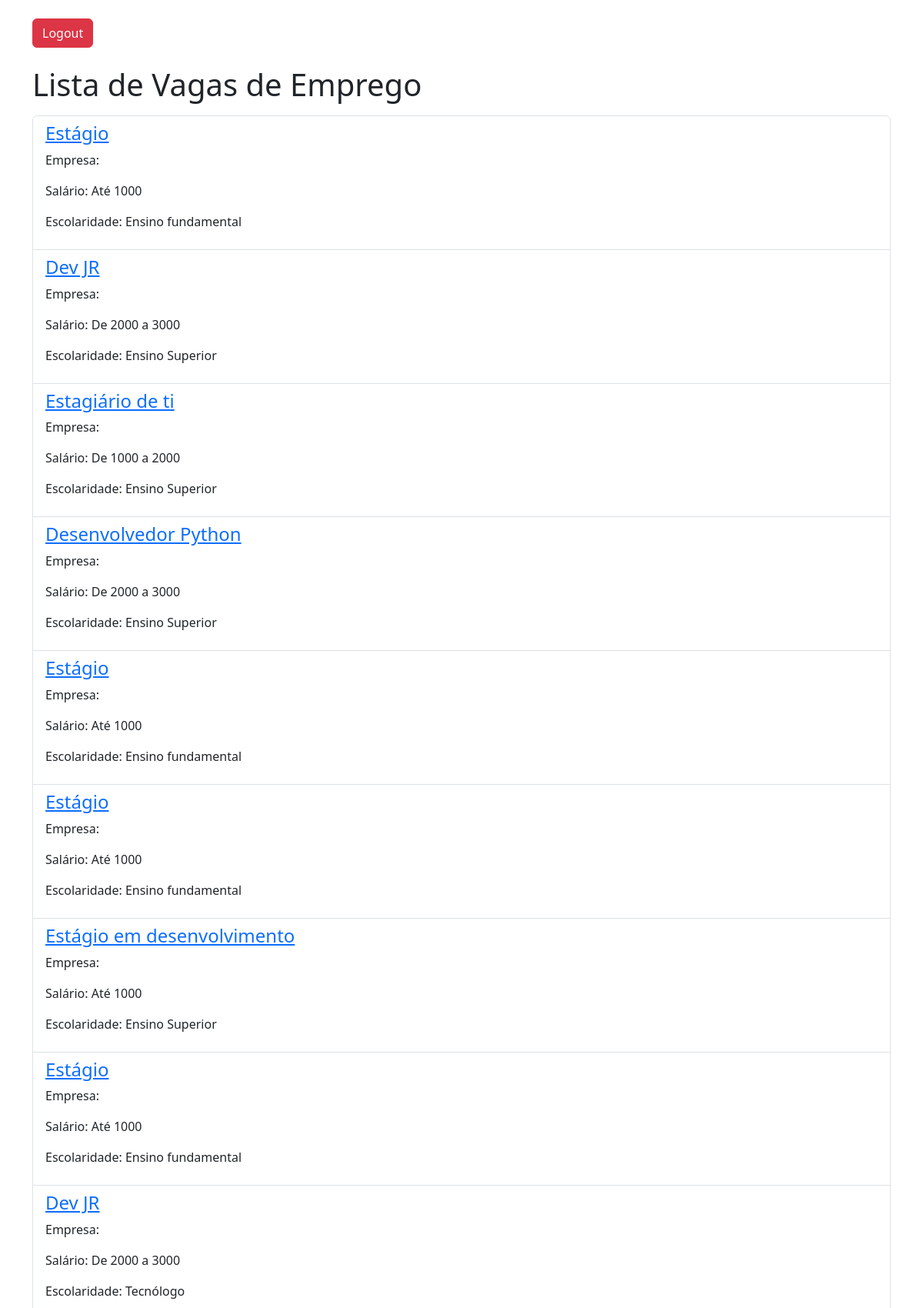
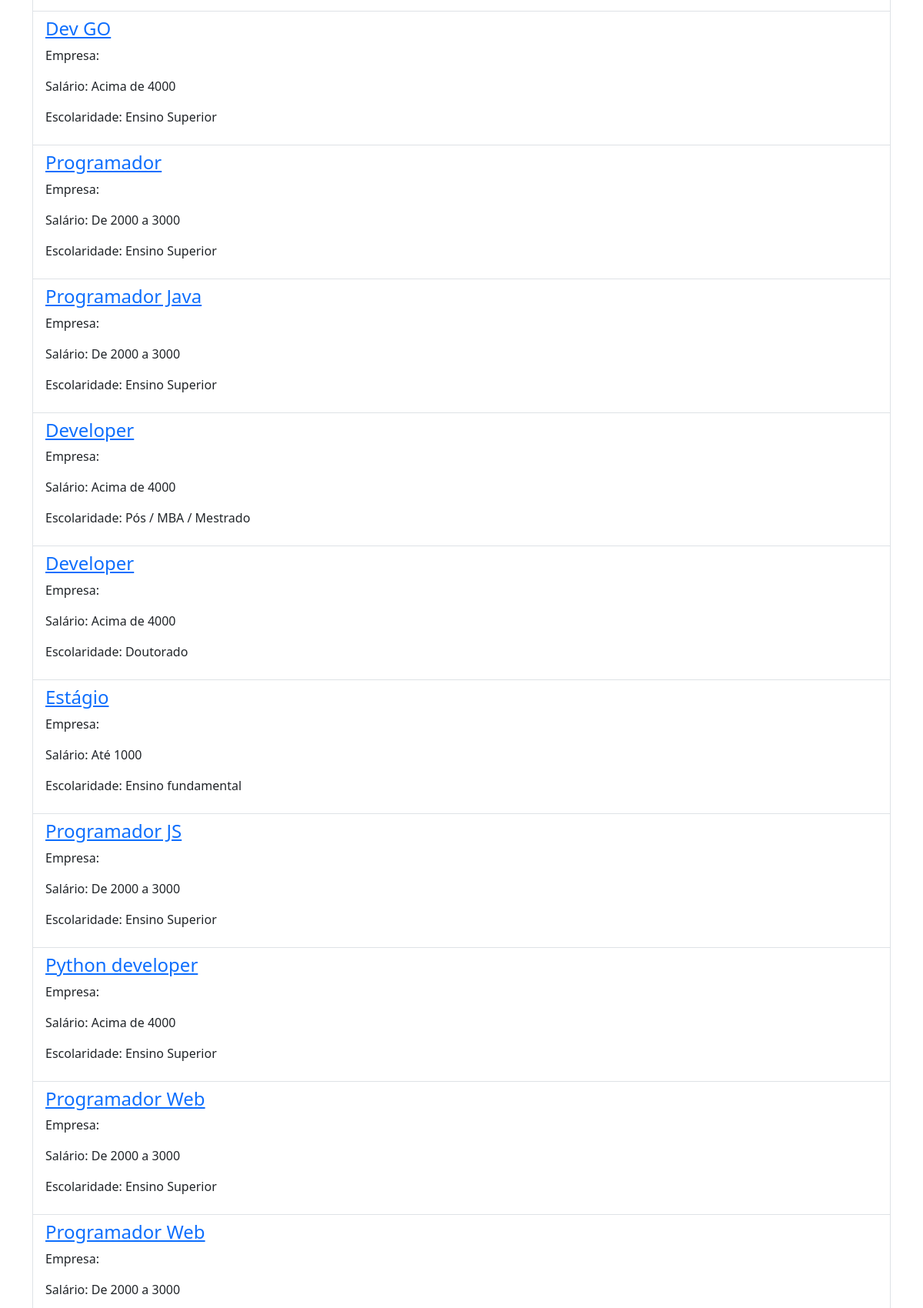
Screenshot of /candidatos/vagas/ (signed in, upper part) with the database file from the repository (2 pictures, top to bottom).
### empresas/models.py (models this page shows, shortened)
class Vagas(models.Model):
    empresa = models.CharField(max_length=100)
    titulo = models.CharField(max_length=150)
    salario = models.CharField(max_length=50)
    escolaridade = models.CharField(max_length=50)

### candidatos/views.py (the view)
# urls.py: path("vagas/", views.vagas_home, name="vagas_home"),
@login_required(login_url="/")
@has_role_decorator("candidato")
def vagas_home(request):
    vagas = Vagas.objects.all()
    return render(request, "candidatos/vagas_home.html", {"vagas": vagas})

### candidatos/templates/candidatos/vagas_home.html (shortened to what this page needs)
{% extends 'base.html' %}
{% block content %}
    <div class="container mt-4">
        <div class="d-flex justify-content-between">
            <a href="{% url 'logout_view' %}" class="btn btn-danger">Logout</a>
        </div>
        <br>
        <h1 class="mb-3">Lista de Vagas de Emprego</h1>
        <ul class="list-group">
            {% for vaga in vagas %}
            <li class="list-group-item">
                <a href="{{vaga.id}}"><h4>{{ vaga.titulo }}</h4></a>
                <p>Empresa: {{vaga.empresa }}</p>
                <p>Salário: {{ vaga.salario }}</p>
                <p>Escolaridade: {{ vaga.escolaridade }}</p>
            </li>
            {% endfor %}
        </ul>
    </div>
{% endblock content %}

### rows the page displays
Vagas: titulo "Estágio", salario "Até 1000", escolaridade "Ensino fundamental"
Vagas: titulo "Dev JR", salario "De 2000 a 3000", escolaridade "Ensino Superior"
Vagas: titulo "Estagiário de ti", salario "De 1000 a 2000", escolaridade "Ensino Superior"
Vagas: titulo "Desenvolvedor Python", salario "De 2000 a 3000", escolaridade "Ensino Superior"
Vagas: titulo "Estágio", salario "Até 1000", escolaridade "Ensino fundamental"
Vagas: titulo "Estágio", salario "Até 1000", escolaridade "Ensino fundamental"
Vagas: titulo "Estágio em desenvolvimento", salario "Até 1000", escolaridade "Ensino Superior"
Vagas: titulo "Estágio", salario "Até 1000", escolaridade "Ensino fundamental"
Vagas: titulo "Dev JR", salario "De 2000 a 3000", escolaridade "Tecnólogo"
Vagas: titulo "Dev GO", salario "Acima de 4000", escolaridade "Ensino Superior"
Vagas: titulo "Programador", salario "De 2000 a 3000", escolaridade "Ensino Superior"
Vagas: titulo "Programador Java", salario "De 2000 a 3000", escolaridade "Ensino Superior"
Vagas: titulo "Developer", salario "Acima de 4000", escolaridade "Pós / MBA / Mestrado"
Vagas: titulo "Developer", salario "Acima de 4000", escolaridade "Doutorado"
Vagas: titulo "Estágio", salario "Até 1000", escolaridade "Ensino fundamental"
Vagas: titulo "Programador JS", salario "De 2000 a 3000", escolaridade "Ensino Superior"
Vagas: titulo "Python developer", salario "Acima de 4000", escolaridade "Ensino Superior"
Vagas: titulo "Programador Web", salario "De 2000 a 3000", escolaridade "Ensino Superior"
Vagas: titulo "Programador Web", salario "De 2000 a 3000"
